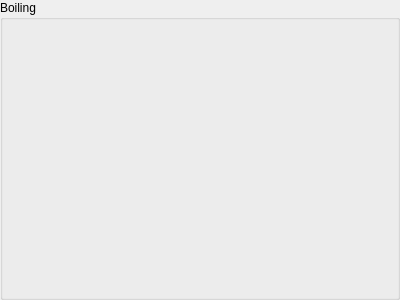
<?xml version="1.0" encoding="UTF-8"?>
<ui version="4.0">
 <class>DruidBoiling</class>
 <widget class="QGroupBox" name="DruidBoiling">
  <property name="geometry">
   <rect>
    <x>0</x>
    <y>0</y>
    <width>400</width>
    <height>300</height>
   </rect>
  </property>
  <property name="windowTitle">
   <string>GroupBox</string>
  </property>
  <property name="title">
   <string>Boiling</string>
  </property>
  <layout class="QFormLayout" name="formLayout">
   <property name="fieldGrowthPolicy">
    <enum>QFormLayout::AllNonFixedFieldsGrow</enum>
   </property>
  </layout>
 </widget>
 <resources/>
 <connections/>
</ui>
